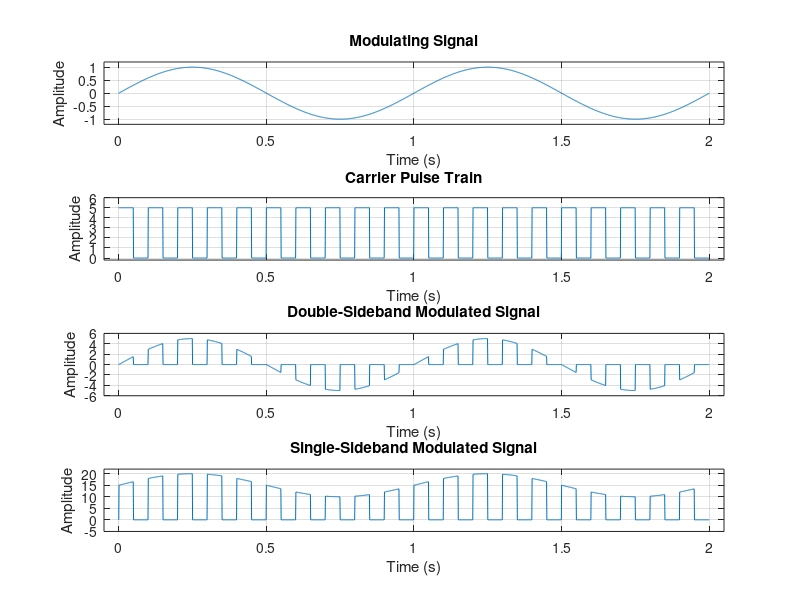

Here is the MATLAB script that generated this plot:
% Clear Command Window, Workspace, and Close all figures
clc;
clear all;
close all;
 
% Define amplitude, frequency, phase, time parameter and sample rate for the modulating signal
Vm = 1;
fm = 1;
phim = 0;
minTime = 0;
maxTime = 2;
% Define sampling rate
samplePerTime= 1000;
% Create time vector
t = minTime : 1/samplePerTime : maxTime;
t = t(1:end-1); % Adjust time vector to match the number of samples
 
% Generate modulating signal
modulatingsignal = Vm * sin(2 * pi * fm * t + phim);
 
% Plot modulating signal
subplot(4,1,1);
plot(t, modulatingsignal);
axis([minTime-0.05 maxTime+0.05 -1.2*Vm 1.2*Vm])
xlabel('Time (s)');
ylabel('Amplitude');
title('Modulating Signal');
grid on;
 
% Generate carrier pulses
pulseTrain = [];
Vc = 5;         % Amplitude of the carrier signal (volts)
fc = 10;         % Frequency of the carrier signal (Hz)
n = fc * maxTime;
m = samplePerTime/fc;
duty = 50;      % Duty cycle of the pulse train (in percentage and multiples of 10)
on_t = duty*m/100;
off_t = m - on_t;
for i = 1:1:n
    pulseTrain(m*(i-1)+1 : m*(i-1)+on_t) = Vc;          % On period
    pulseTrain(m*(i-1)+on_t+1 : m*(i-1)+on_t+off_t) = 0; % Off period
end
 
% Plot carrier pulses
subplot(4,1,2);
plot(t, pulseTrain);
axis([minTime-0.05 maxTime+0.05 -0.2 1.2*Vc]);
xlabel('Time (s)');
ylabel('Amplitude');
title('Carrier Pulse Train');
grid on;
 
% Generate double-sideband modulated signal
doublesidebms = modulatingsignal .* pulseTrain;
 
% Plot double-sideband modulated signal
subplot(4,1,3);
plot(t, doublesidebms);
axis([minTime-0.05 maxTime+0.05 -1.2*Vc 1.2*Vc]);
xlabel('Time (s)');
ylabel('Amplitude');
title('Double-Sideband Modulated Signal');
grid on;
 
% Generate single-sideband modulated signal
singlesidebms  = [];
for i = 1:1:length(doublesidebms)
    if doublesidebms(i) == 0
        singlesidebms = [singlesidebms, doublesidebms(i)];
    else
        singlesidebms = [singlesidebms, doublesidebms(i) + 3* Vc*Vm];
    end
end
% Plot single-sideband modulated signal
subplot(4,1,4);
plot(t, singlesidebms);
axis([minTime-0.05 maxTime+0.05 -1.01*Vc 4.4*Vc]);
xlabel('Time (s)');
ylabel('Amplitude');
title('Single-Sideband Modulated Signal');
grid on;
 